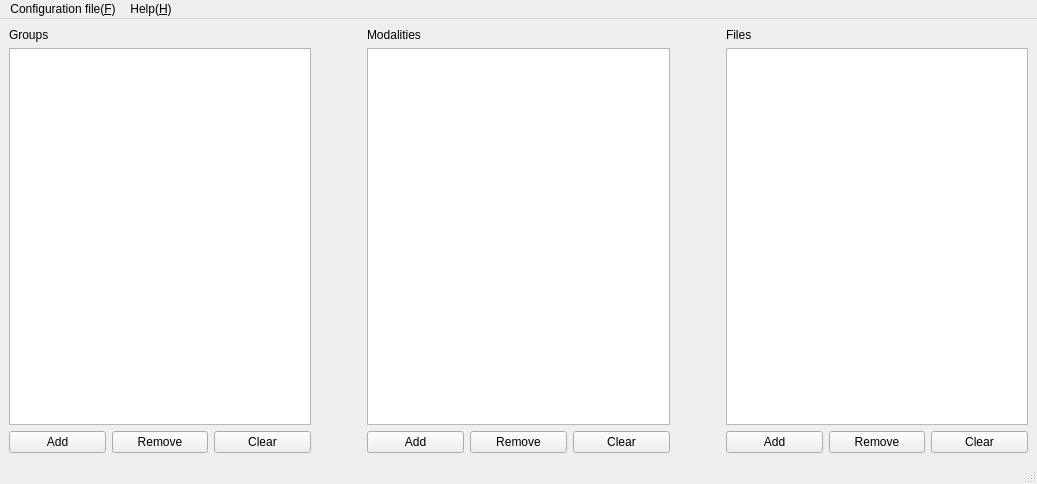
<?xml version="1.0" encoding="UTF-8"?>
<ui version="4.0">
 <class>MainWindow</class>
 <widget class="QMainWindow" name="MainWindow">
  <property name="geometry">
   <rect>
    <x>0</x>
    <y>0</y>
    <width>1037</width>
    <height>484</height>
   </rect>
  </property>
  <property name="windowTitle">
   <string>MainWindow</string>
  </property>
  <widget class="QWidget" name="centralwidget">
   <layout class="QGridLayout" name="gridLayout_2">
    <item row="0" column="0">
     <layout class="QGridLayout" name="gridLayout">
      <item row="1" column="2">
       <widget class="QListView" name="listView_modalities">
        <property name="minimumSize">
         <size>
          <width>10</width>
          <height>10</height>
         </size>
        </property>
        <property name="sizeAdjustPolicy">
         <enum>QAbstractScrollArea::AdjustToContents</enum>
        </property>
       </widget>
      </item>
      <item row="1" column="4">
       <widget class="QListView" name="listView_files">
        <property name="minimumSize">
         <size>
          <width>10</width>
          <height>10</height>
         </size>
        </property>
        <property name="baseSize">
         <size>
          <width>10</width>
          <height>10</height>
         </size>
        </property>
        <property name="sizeAdjustPolicy">
         <enum>QAbstractScrollArea::AdjustToContents</enum>
        </property>
       </widget>
      </item>
      <item row="2" column="0">
       <layout class="QHBoxLayout" name="group_btn">
        <item>
         <widget class="QPushButton" name="pushButton_addgroups">
          <property name="minimumSize">
           <size>
            <width>0</width>
            <height>0</height>
           </size>
          </property>
          <property name="toolTipDuration">
           <number>-5</number>
          </property>
          <property name="whatsThis">
           <string>&lt;html&gt;&lt;head/&gt;&lt;body&gt;&lt;p&gt;push the button then close program&lt;/p&gt;&lt;/body&gt;&lt;/html&gt;</string>
          </property>
          <property name="text">
           <string>Add</string>
          </property>
         </widget>
        </item>
        <item>
         <widget class="QPushButton" name="pushButton_removegroups">
          <property name="minimumSize">
           <size>
            <width>0</width>
            <height>0</height>
           </size>
          </property>
          <property name="text">
           <string>Remove</string>
          </property>
         </widget>
        </item>
        <item>
         <widget class="QPushButton" name="pushButton_cleargroups">
          <property name="minimumSize">
           <size>
            <width>0</width>
            <height>0</height>
           </size>
          </property>
          <property name="text">
           <string>Clear</string>
          </property>
         </widget>
        </item>
       </layout>
      </item>
      <item row="2" column="2">
       <layout class="QHBoxLayout" name="modality_btn">
        <item>
         <widget class="QPushButton" name="pushButton_addmodalities">
          <property name="toolTipDuration">
           <number>-5</number>
          </property>
          <property name="whatsThis">
           <string>&lt;html&gt;&lt;head/&gt;&lt;body&gt;&lt;p&gt;push the button then close program&lt;/p&gt;&lt;/body&gt;&lt;/html&gt;</string>
          </property>
          <property name="text">
           <string>Add</string>
          </property>
         </widget>
        </item>
        <item>
         <widget class="QPushButton" name="pushButton_removemodalites">
          <property name="text">
           <string>Remove</string>
          </property>
         </widget>
        </item>
        <item>
         <widget class="QPushButton" name="pushButton_clearmodalities">
          <property name="text">
           <string>Clear</string>
          </property>
         </widget>
        </item>
       </layout>
      </item>
      <item row="1" column="0">
       <widget class="QListView" name="listView_groups">
        <property name="minimumSize">
         <size>
          <width>10</width>
          <height>10</height>
         </size>
        </property>
        <property name="sizeAdjustPolicy">
         <enum>QAbstractScrollArea::AdjustToContents</enum>
        </property>
       </widget>
      </item>
      <item row="1" column="3">
       <spacer name="horizontalSpacer_2">
        <property name="orientation">
         <enum>Qt::Horizontal</enum>
        </property>
        <property name="sizeType">
         <enum>QSizePolicy::Fixed</enum>
        </property>
        <property name="sizeHint" stdset="0">
         <size>
          <width>50</width>
          <height>20</height>
         </size>
        </property>
       </spacer>
      </item>
      <item row="1" column="1">
       <spacer name="horizontalSpacer">
        <property name="orientation">
         <enum>Qt::Horizontal</enum>
        </property>
        <property name="sizeType">
         <enum>QSizePolicy::Fixed</enum>
        </property>
        <property name="sizeHint" stdset="0">
         <size>
          <width>50</width>
          <height>20</height>
         </size>
        </property>
       </spacer>
      </item>
      <item row="2" column="4">
       <layout class="QHBoxLayout" name="file_btn">
        <item>
         <widget class="QPushButton" name="pushButton_addfiles">
          <property name="baseSize">
           <size>
            <width>10</width>
            <height>10</height>
           </size>
          </property>
          <property name="toolTipDuration">
           <number>-5</number>
          </property>
          <property name="whatsThis">
           <string>&lt;html&gt;&lt;head/&gt;&lt;body&gt;&lt;p&gt;push the button then close program&lt;/p&gt;&lt;/body&gt;&lt;/html&gt;</string>
          </property>
          <property name="text">
           <string>Add</string>
          </property>
         </widget>
        </item>
        <item>
         <widget class="QPushButton" name="pushButton_removefiles">
          <property name="baseSize">
           <size>
            <width>10</width>
            <height>10</height>
           </size>
          </property>
          <property name="text">
           <string>Remove</string>
          </property>
         </widget>
        </item>
        <item>
         <widget class="QPushButton" name="pushButton_clearfiles">
          <property name="baseSize">
           <size>
            <width>10</width>
            <height>10</height>
           </size>
          </property>
          <property name="text">
           <string>Clear</string>
          </property>
         </widget>
        </item>
       </layout>
      </item>
      <item row="0" column="2">
       <widget class="QLabel" name="label_modalities">
        <property name="text">
         <string>Modalities</string>
        </property>
       </widget>
      </item>
      <item row="0" column="4">
       <widget class="QLabel" name="label_file">
        <property name="text">
         <string>Files</string>
        </property>
       </widget>
      </item>
      <item row="0" column="0">
       <widget class="QLabel" name="label_group">
        <property name="text">
         <string>Groups</string>
        </property>
       </widget>
      </item>
     </layout>
    </item>
   </layout>
  </widget>
  <widget class="QMenuBar" name="menubar">
   <property name="geometry">
    <rect>
     <x>0</x>
     <y>0</y>
     <width>1037</width>
     <height>26</height>
    </rect>
   </property>
   <widget class="QMenu" name="menuConfiguration_file">
    <property name="title">
     <string>Configuration file(&amp;F)</string>
    </property>
    <addaction name="actionChoose_configuration_file"/>
    <addaction name="actionSave_configuration"/>
   </widget>
   <widget class="QMenu" name="menuHelp_H">
    <property name="title">
     <string>Help(&amp;H)</string>
    </property>
   </widget>
   <addaction name="menuConfiguration_file"/>
   <addaction name="menuHelp_H"/>
  </widget>
  <widget class="QStatusBar" name="statusbar"/>
  <action name="actionChoose_configuration_file">
   <property name="text">
    <string>Choose configuration</string>
   </property>
  </action>
  <action name="actionSave_configuration">
   <property name="text">
    <string>Save configuration</string>
   </property>
  </action>
 </widget>
 <resources/>
 <connections/>
</ui>
